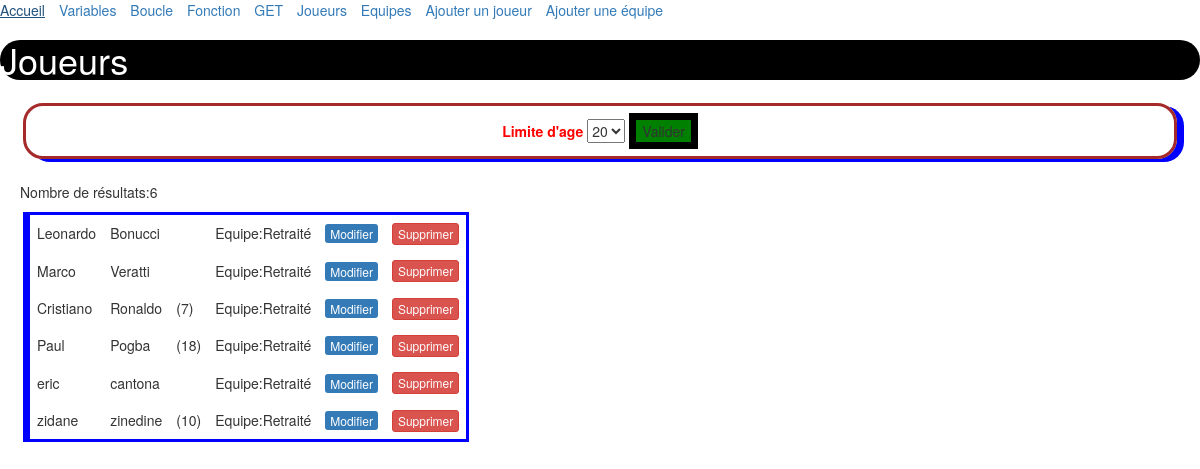
/joueurs.php, run on the app's committed database.
### tables this page shows
CREATE TABLE `joueur` (
  `id` int(11) NOT NULL,
  `nom` varchar(255) NOT NULL,
  `prenom` varchar(255) NOT NULL,
  `age` int(11) NOT NULL,
  `numeros_maillot` int(3) NOT NULL
);

### includes/equipe.inc.php (called while the page is built, shortened)
<?php
function getTeamById($id){
	$db= connect();
	$query=$db->prepare('SELECT * FROM equipe WHERE id= :id');
	$query->execute(array(
		':id' => $id
	));
	return $query->fetch();
}
?>

### joueurs.php (the view, shortened to what this page needs)
<?php
include 'includes/header.php';
include 'includes/menu.php';
include 'includes/equipe.inc.php';
$db = new PDO('mysql:host=localhost;dbname=formation-poec', 'root', '');
if (isset($ageLimit)){
	$query = $db->prepare('SELECT * FROM joueur WHERE age < '.$ageLimit);
}
else{
	$query = $db->prepare('SELECT * FROM joueur');
}
$query->execute();
?>
<h1>Joueurs</h1>
<div>
	<form>
		<label>Limite d'age</label>
		<select name="ageLimit">
			<option value='20'>20</option>
		</select>
		<input type="submit" value="Valider">
	</form>
</div>
<table class="equipe">
<?php
$output='';
$i=0;
while($joueur = $query->fetch()){
	$i++;
	$numeros=$joueur["numeros_maillot"];
	$output.= '<tr>';
	$output.='<td>' . $joueur["prenom"] . ' ' . '  </td><td>'.' ' . $joueur["nom"] .'</td>';
	$condition = $numeros > 0 && $numeros < 1000;
	if ($condition) {
		$output.='<td> ' . ' (' . $numeros . ')</td>';
	}
	else{
		$output.='<td></td>';
	}
	$team = getTeamById($joueur["equipe"]);
	if($team == false){
		$output.='<td>Equipe:Retraité</td>';
	}
	else{
		$output.='<td><img src="'.$team['logo'].'"></td>';
	}
	$output.= '<td><a class="btn-primary btn-xs" href="updatePlayer.php?id='.$joueur["id"].'"> Modifier</a></td>';
	$output.= '<td><a class="btn btn-danger btn-xs" href="deletePlayer.php?id='.$joueur["id"].'"> Supprimer</a></td>';
	$output.= '</tr>';
}
	echo '<p>Nombre de résultats:'.$i.'</p>';
	echo $output;
?>
</table>
<?php include 'includes/footer.php'; ?>

### css/styles.css (style rules this page uses)
h1 { background:black; color:white; border-radius:30px; }
label { color:red; }
input { border:7px black solid; background: green; }
form { border:3px brown solid; margin: 23px; border-radius:20px; padding: 7px; text-align: center; box-shadow: 7px 3px blue; }
table { border: 3px blue solid; margin-left: 23px; border-collapse: collapse; border-left-width:7px; }
td { border: 20px; padding: 7px; }
p { margin-left: 20px; }

### data on the page
joueur: prenom "Leonardo", nom "Bonucci"
joueur: prenom "Marco", nom "Veratti"
joueur: prenom "Cristiano", nom "Ronaldo", numeros_maillot "7"
joueur: prenom "Paul", nom "Pogba", numeros_maillot "18"
joueur: prenom "eric", nom "cantona"
joueur: prenom "zidane", nom "zinedine", numeros_maillot "10"

### other printed values
$menu['label'] "Accueil"
$menu['label'] "Variables"
$menu['label'] "Boucle"
$menu['label'] "Fonction"
$menu['label'] "GET"
$menu['label'] "Joueurs"
$menu['label'] "Equipes"
$menu['label'] "Ajouter un joueur"
$menu['label'] "Ajouter une équipe"
$i "6"
